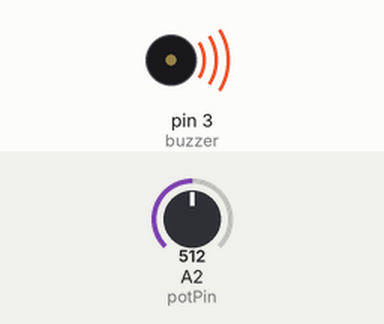
Recording of a sketch running on a simulated Arduino Uno, built with avr-gcc and run on an emulated ATmega328P. Parts: buzzer (waves = sounding). The test bench sets the inputs (shaded band); at power-on: A2 (potPin) = 512.

Above: at 0.1 s.
Timing chart, 0 to 1.6 s (numbered marks = the images above):
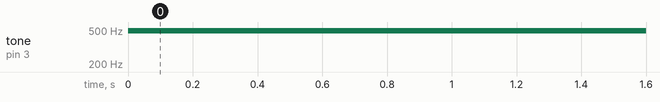

The sketch:

8._Buzzer_with_Potentiometer.ino
```cpp
int potPin =A2;
int inputValue = 0;
int outputValue = 0;
int buzzer = 3;
void setup()
{
 Serial.begin(9600);
  }
void loop()
{
inputValue = analogRead(potPin);
outputValue = map(inputValue, 0, 1023, 0, 255);
analogWrite(buzzer, outputValue);
delay(1000);
 }
```

Measured:
- by itself, tone on pin 3 (buzzer): silent → 490 Hz at 0.00 s
